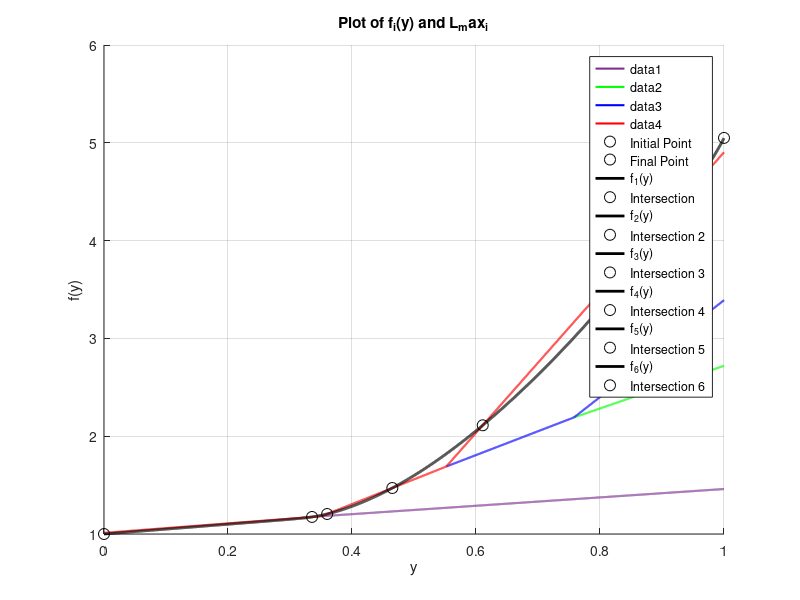

The MATLAB source for this figure:
N = 5;
a = [0.5, 3, 8, 13, 16];
b = [1, -0.1, -4, -8, -10.95];
lambda = 1;
sigma = 5;
D_2_1 = 0;
%D_1_1 = 1205940779932.2099609375;
%D_1_1 = 1205940779939.5584716796875; % lambda =100
%D_1_1 =87357.1177204379273462109267711639404299;
D_1_1= 222;
Li_j = @(y, i, j) (a(i) * a(j) * y / (lambda * (a(i) + a(j)))) + ((a(j)^2 * b(i) - a(i)^2 * b(j)) / (lambda * (a(j)^2 - a(i)^2)));
y_values = linspace(0, 1, 10000); 
finalpoint = 0.9999;
figure;
hold on;

L_max_all = cell(N, 1);
L_max_colors = {'#7E2F8E', 'green', 'blue', 'red'};

for j = 2:N
    L_max_j = -inf * ones(1, length(y_values));
    for i = 1:j-1
        current_line = arrayfun(@(y) Li_j(y, i, j), y_values);
        L_max_j = max(L_max_j, current_line);
    end
    L_max_all{j} = L_max_j;
end

for j = N-1:-1:2
    L_max_j = L_max_all{j};
    L_max_jp1 = L_max_all{j+1};
    exceed_indices = L_max_j > L_max_jp1;
    L_max_j(exceed_indices) = L_max_jp1(exceed_indices);
    L_max_all{j} = L_max_j;
end


for j = 2:N-1
    for i = j+1:N
        L_max_i = L_max_all{i};
        L_max_j = L_max_all{j};
        common_indices = find(ismember(L_max_i, L_max_j));
        L_max_j(common_indices) = -inf;
        L_max_all{j} = L_max_j;
    end
end

for j = 2:N
    L_max_j = L_max_all{j};
    plot(y_values, L_max_j, 'Color', L_max_colors{j-1}, 'LineWidth', 1.5);
end

plot(0, b(1) / lambda, 'ko', 'MarkerSize', 8, 'DisplayName', 'Initial Point');
plot(1, (a(N) + b(N)) / lambda, 'ko', 'MarkerSize', 8, 'DisplayName', 'Final Point');

j_1 = 1;

q = a(j_1)^2 / sigma^2;
k = (sqrt(1 + 8 * lambda ./ q) - 1) / 2;

f_1 = @(y) D_1_1 * y .* (1 ./ y - 1).^(-k) + D_2_1 * y .* (1 ./ y - 1).^(k + 1) + (a(j_1) * y + b(j_1)) / lambda;
intersection_idx = 1;
intersection_found = false;
for idx = intersection_idx+1:length(y_values)-1
    y = y_values(idx);
    f1_val = f_1(y);
    for j = 2:N
        L_max_j_val = L_max_all{j}(idx);
        L_max_j_val_next = L_max_all{j}(idx+1);
        if ~isinf(L_max_j_val) && ~isinf(L_max_j_val_next)
            distance_current = f1_val - L_max_j_val;
            distance_next = f_1(y_values(idx+1)) - L_max_j_val_next;
            if distance_current * distance_next < 0
                intersection_idx = idx+1;
                intersection_found = true;
                break;
            end
        end
    end
    if intersection_found
        break;
    end
end

if intersection_found
    plot(y_values(1:intersection_idx), f_1(y_values(1:intersection_idx)), 'Color', 'black', 'LineWidth', 2, 'DisplayName', 'f_1(y)');
    intersection_y = y_values(intersection_idx);
    intersection_val = f_1(intersection_y);
    plot(intersection_y, intersection_val, 'ko', 'MarkerSize', 8, 'DisplayName', 'Intersection');
    disp(['Intersection1 found at y = ', num2str(intersection_y), ', value = ', num2str(intersection_val)]);
else
    disp('No intersection found.');
end

gamma_prev = intersection_y;
f_prev = f_1;
f1_values = f_1(y_values);
f1_prime = gradient(f1_values, y_values);

f_prev_prime_val = f1_prime(intersection_idx);
intersection_idx_prev = intersection_idx;

f_prev_value = f1_values(intersection_idx_prev);
disp(f_prev_value)

i = 2;
while true
    if gamma_prev >= 1
        break;
    end
    

    % problem
    region = 1;
    for m = N:-1:2
        L_max_m_val = L_max_all{m}(intersection_idx_prev);
        if f_prev_value > L_max_m_val && L_max_m_val ~= -inf 
            region = m;
            break
        end
    end
    
    next_j_i = region;

    disp(next_j_i)
    disp(gamma_prev)
    q_i = (a(next_j_i))^2 / sigma^2;
    k_i = (sqrt(1 + 8 * lambda ./ q_i) - 1) / 2;

    D_1_i = -(((1 - gamma_prev) / gamma_prev)^(k_i)) * (lambda * f_prev_prime_val * gamma_prev^2 + ((-f_prev_prime_val - f_prev(gamma_prev)) * lambda + a(next_j_i) * k_i + a(next_j_i) + b(next_j_i)) * gamma_prev + k_i * (-lambda * f_prev(gamma_prev) + b(next_j_i))) / (lambda * gamma_prev * (2 * k_i + 1));

    D_2_i = -(-lambda * f_prev_prime_val * gamma_prev^2 + (a(next_j_i) * k_i + (f_prev_prime_val + f_prev(gamma_prev)) * lambda - b(next_j_i)) * gamma_prev + (k_i + 1) * (-lambda * f_prev(gamma_prev) + b(next_j_i))) * ((1 - gamma_prev) / gamma_prev)^(-k_i) / ((1 - gamma_prev) * lambda * (2 * k_i + 1));

    f_i = @(y) D_1_i * y .* (1 ./ y - 1).^(-k_i) + D_2_i * y .* (1 ./ y - 1).^(k_i + 1) + (a(next_j_i) * y + b(next_j_i)) / lambda;

    intersection_found = false;
    for idx = intersection_idx+1:length(y_values)-1
        y = y_values(idx);
        fi_val = f_i(y);
        for j = 2:N
            L_max_j_val = L_max_all{j}(idx);
            L_max_j_val_next = L_max_all{j}(idx+1);
            if ~isinf(L_max_j_val) && ~isinf(L_max_j_val_next)
                distance_current = fi_val - L_max_j_val;
                distance_next = f_i(y_values(idx+1)) - L_max_j_val_next;
                if distance_current * distance_next < 0
                    intersection_idx = idx+1;
                    intersection_found = true;
                    break;
                end
            end
        end
        if intersection_found
            break;
        end
    end

    if intersection_found
        plot(y_values(intersection_idx_prev:intersection_idx), f_i(y_values(intersection_idx_prev:intersection_idx)), ...
        'Color', 'black', 'LineWidth', 2, 'DisplayName', ['f_', num2str(i), '(y)']);
        intersection_y = y_values(intersection_idx);
        intersection_val = f_i(intersection_y);
        plot(intersection_y, intersection_val, 'ko', 'MarkerSize', 8, 'DisplayName', ['Intersection ', num2str(i)]);
        disp(['Intersection found at y = ', num2str(intersection_y), ', value = ', num2str(intersection_val)]);
    else
        disp(['No intersection found for f_', num2str(i), '.']);

        intersection_y = y_values(intersection_idx);
        intersection_val = f_i(intersection_y);
        gamma_prev = intersection_y;
        f_prev = f_i;
        fi_values = f_i(y_values);
        fi_prime = gradient(fi_values, y_values);

        f_prev_prime_val = fi_prime(intersection_idx);
    
        intersection_idx_prev = intersection_idx;
        f_prev_value = f_i(y_values(intersection_idx_prev));
        plot(y_values(intersection_idx_prev:end-10), f_i(y_values(intersection_idx_prev:end-10)), ...
        'Color', 'black', 'LineWidth', 2, 'DisplayName', ['f_', num2str(i), '(y)']);

        break;
    end

    gamma_prev = intersection_y;
    f_prev = f_i;
    fi_values = f_i(y_values);
    fi_prime = gradient(fi_values, y_values);

    f_prev_prime_val = fi_prime(intersection_idx);
    
    intersection_idx_prev = intersection_idx;
    f_prev_value = f_prev(y_values(intersection_idx_prev));
    
    i = i + 1;
end

final_val = f_i(finalpoint);

target_val = (a(N) + b(N)) / lambda;
abs_diff = abs(final_val - target_val);
fprintf('The absolute difference between the last value of f_i at y = 0.99999 and the target is %e\n', abs_diff);
xlim('auto') % 自动设置 x 轴范围
ylim('auto') % 自动设置 y 轴范围
%Should be modified manually
%text(0.4, 3, 'C_5', 'Color', 'red', 'FontSize', 10);
%text(0.85, 3.3, 'C_4', 'Color', 'blue', 'FontSize', 10);
%text(0.93, 2.8, 'C_3', 'Color', 'green', 'FontSize', 10);
%text(0.8, 1.7, 'C_2', 'Color', '#7E2F8E', 'FontSize', 10);
%text(0.5, 0, 'C_1', 'Color', '#A2142F', 'FontSize', 10);
hold off;
xlabel('y');
ylabel('f(y)');
title('Plot of f_i(y) and L_max_i');
legend('show');
grid on;


